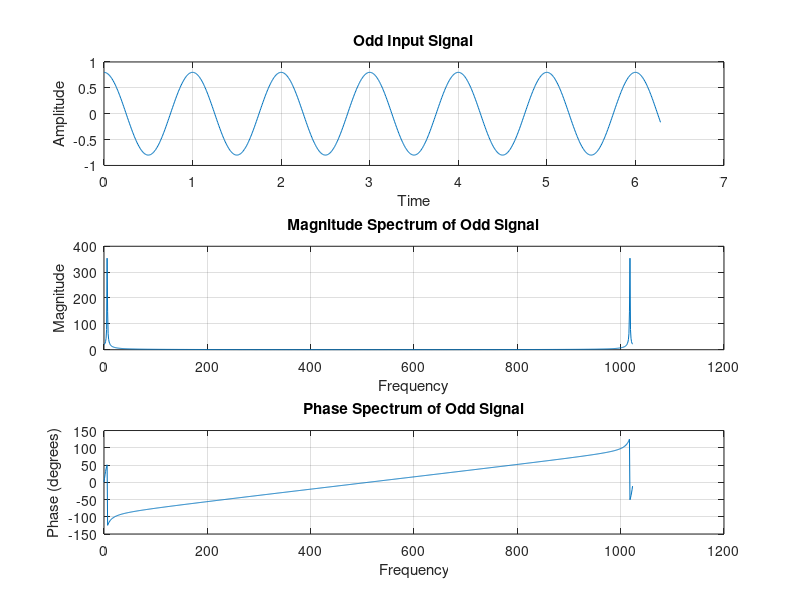

MATLAB code to generate this figure:
close all;
clear all;
clc;

% Define the parameters
fs = 1000; % Sampling frequency
N = 1024; % Number of samples
t = linspace(0, 2*pi, N); % Time vector for one period of the sine function

% Define an even function (used sine)
f = 1; % Frequency of the sine function
A = 0.8; % Amplitude of the sine function
x = A * cos(2 * pi * f * t); 

% Plot the original signal
subplot(3,1,1);
plot(t, x);
grid;
xlabel('Time');
ylabel('Amplitude');
title('Odd Input Signal');

% Calculate the Fourier coefficients
N = length(x);
n = 0:N-1;
k = 0:N-1;
X = zeros(size(k));
for i = 1:length(k)
    X(i) = sum(x .* exp(-1i*2*pi*k(i)*n/N));
end

% Extracting the Fourier coefficients
ao = X(1)/N;
an = 2*real(X(2:end))/N;
bn = -2*imag(X(2:end))/N;

% Printing the coefficients
fprintf('Fourier Coefficients: \na0 = %.4f\n', ao);
for i = 1:length(an)
    fprintf('a%d = %.4f, b%d = %.4f\n', i, an(i), i, bn(i));
end

% Calculate the magnitude spectrum
Xmag = abs(X);
subplot(3,1,2);
plot(k, Xmag);
grid;
xlabel('Frequency');
ylabel('Magnitude');
title('Magnitude Spectrum of Odd Signal');

% Calculate the phase spectrum
Xphase = angle(X) * (180/pi);
subplot(3,1,3);
plot(k, Xphase);
grid;
xlabel('Frequency');
ylabel('Phase (degrees)');
title('Phase Spectrum of Odd Signal');
